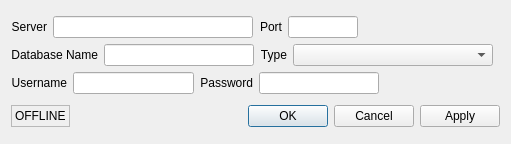
<?xml version="1.0" encoding="UTF-8"?>
<ui version="4.0">
 <class>DatabaseOptionsDialog</class>
 <widget class="QDialog" name="DatabaseOptionsDialog">
  <property name="geometry">
   <rect>
    <x>0</x>
    <y>0</y>
    <width>511</width>
    <height>144</height>
   </rect>
  </property>
  <property name="windowTitle">
   <string>Database Configuration</string>
  </property>
  <layout class="QVBoxLayout" name="verticalLayout_2">
   <item>
    <layout class="QVBoxLayout" name="verticalLayout">
     <item>
      <layout class="QHBoxLayout" name="horizontalLayout">
       <item>
        <widget class="QLabel" name="label">
         <property name="text">
          <string>Server</string>
         </property>
         <property name="alignment">
          <set>Qt::AlignRight|Qt::AlignTrailing|Qt::AlignVCenter</set>
         </property>
        </widget>
       </item>
       <item>
        <widget class="QLineEdit" name="serverNameLineEdit">
         <property name="minimumSize">
          <size>
           <width>200</width>
           <height>0</height>
          </size>
         </property>
         <property name="maximumSize">
          <size>
           <width>200</width>
           <height>16777215</height>
          </size>
         </property>
        </widget>
       </item>
       <item>
        <widget class="QLabel" name="label_2">
         <property name="text">
          <string>Port</string>
         </property>
         <property name="alignment">
          <set>Qt::AlignRight|Qt::AlignTrailing|Qt::AlignVCenter</set>
         </property>
        </widget>
       </item>
       <item>
        <widget class="QLineEdit" name="portNumberLineEdit">
         <property name="minimumSize">
          <size>
           <width>70</width>
           <height>0</height>
          </size>
         </property>
         <property name="maximumSize">
          <size>
           <width>70</width>
           <height>16777215</height>
          </size>
         </property>
         <property name="text">
          <string/>
         </property>
         <property name="maxLength">
          <number>5</number>
         </property>
         <property name="alignment">
          <set>Qt::AlignCenter</set>
         </property>
        </widget>
       </item>
       <item>
        <spacer name="horizontalSpacer">
         <property name="orientation">
          <enum>Qt::Horizontal</enum>
         </property>
         <property name="sizeHint" stdset="0">
          <size>
           <width>40</width>
           <height>20</height>
          </size>
         </property>
        </spacer>
       </item>
      </layout>
     </item>
     <item>
      <layout class="QHBoxLayout" name="horizontalLayout_2">
       <item>
        <widget class="QLabel" name="label_5">
         <property name="text">
          <string>Database Name</string>
         </property>
         <property name="alignment">
          <set>Qt::AlignRight|Qt::AlignTrailing|Qt::AlignVCenter</set>
         </property>
        </widget>
       </item>
       <item>
        <widget class="QLineEdit" name="dbNameLineEdit">
         <property name="minimumSize">
          <size>
           <width>150</width>
           <height>0</height>
          </size>
         </property>
         <property name="maximumSize">
          <size>
           <width>150</width>
           <height>16777215</height>
          </size>
         </property>
         <property name="text">
          <string/>
         </property>
        </widget>
       </item>
       <item>
        <widget class="QLabel" name="label_6">
         <property name="text">
          <string>Type</string>
         </property>
         <property name="alignment">
          <set>Qt::AlignRight|Qt::AlignTrailing|Qt::AlignVCenter</set>
         </property>
        </widget>
       </item>
       <item>
        <widget class="QComboBox" name="dbTypeComboBox">
         <property name="minimumSize">
          <size>
           <width>200</width>
           <height>0</height>
          </size>
         </property>
        </widget>
       </item>
       <item>
        <spacer name="horizontalSpacer_2">
         <property name="orientation">
          <enum>Qt::Horizontal</enum>
         </property>
         <property name="sizeHint" stdset="0">
          <size>
           <width>40</width>
           <height>20</height>
          </size>
         </property>
        </spacer>
       </item>
      </layout>
     </item>
     <item>
      <layout class="QHBoxLayout" name="horizontalLayout_3">
       <item>
        <widget class="QLabel" name="label_3">
         <property name="text">
          <string>Username</string>
         </property>
         <property name="alignment">
          <set>Qt::AlignRight|Qt::AlignTrailing|Qt::AlignVCenter</set>
         </property>
        </widget>
       </item>
       <item>
        <widget class="QLineEdit" name="usernameLineEdit">
         <property name="maximumSize">
          <size>
           <width>170</width>
           <height>16777215</height>
          </size>
         </property>
        </widget>
       </item>
       <item>
        <widget class="QLabel" name="label_4">
         <property name="text">
          <string>Password</string>
         </property>
         <property name="alignment">
          <set>Qt::AlignRight|Qt::AlignTrailing|Qt::AlignVCenter</set>
         </property>
        </widget>
       </item>
       <item>
        <widget class="QLineEdit" name="passwordLineEdit">
         <property name="maximumSize">
          <size>
           <width>170</width>
           <height>16777215</height>
          </size>
         </property>
        </widget>
       </item>
       <item>
        <spacer name="horizontalSpacer_3">
         <property name="orientation">
          <enum>Qt::Horizontal</enum>
         </property>
         <property name="sizeHint" stdset="0">
          <size>
           <width>40</width>
           <height>20</height>
          </size>
         </property>
        </spacer>
       </item>
      </layout>
     </item>
    </layout>
   </item>
   <item>
    <layout class="QHBoxLayout" name="horizontalLayout_4">
     <item>
      <widget class="QLabel" name="dbStatusLabel">
       <property name="frameShape">
        <enum>QFrame::StyledPanel</enum>
       </property>
       <property name="frameShadow">
        <enum>QFrame::Sunken</enum>
       </property>
       <property name="text">
        <string>OFFLINE</string>
       </property>
      </widget>
     </item>
     <item>
      <widget class="QDialogButtonBox" name="buttonBox">
       <property name="orientation">
        <enum>Qt::Horizontal</enum>
       </property>
       <property name="standardButtons">
        <set>QDialogButtonBox::Apply|QDialogButtonBox::Cancel|QDialogButtonBox::Ok</set>
       </property>
      </widget>
     </item>
    </layout>
   </item>
  </layout>
 </widget>
 <resources/>
 <connections>
  <connection>
   <sender>buttonBox</sender>
   <signal>accepted()</signal>
   <receiver>DatabaseOptionsDialog</receiver>
   <slot>accept()</slot>
   <hints>
    <hint type="sourcelabel">
     <x>248</x>
     <y>254</y>
    </hint>
    <hint type="destinationlabel">
     <x>157</x>
     <y>274</y>
    </hint>
   </hints>
  </connection>
  <connection>
   <sender>buttonBox</sender>
   <signal>rejected()</signal>
   <receiver>DatabaseOptionsDialog</receiver>
   <slot>reject()</slot>
   <hints>
    <hint type="sourcelabel">
     <x>316</x>
     <y>260</y>
    </hint>
    <hint type="destinationlabel">
     <x>286</x>
     <y>274</y>
    </hint>
   </hints>
  </connection>
 </connections>
</ui>
